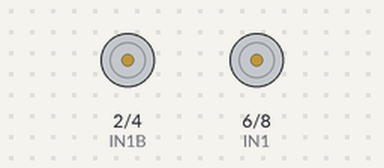
Bench run of a sketch on a simulated Arduino Uno, built with avr-gcc and run on an emulated ATmega328P. Shown: motor-driver pin pairs drawn as motors (green arrow = first pin HIGH = forward, orange = second pin HIGH = backward, longer = more drive, scaled by the enable pin). At 7.9 s the program stops and its outputs stay as they are.

Above: at 0.1 s.
At 7.0 s:
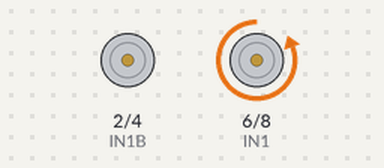
Timing chart, 0 to 9.4 s (numbered marks = the images above):
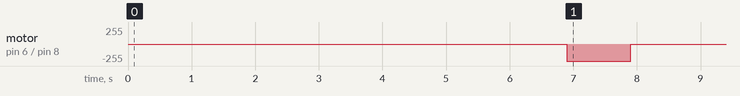

Measured:
- by itself, motor on pin 6 (IN1) / pin 8 (IN2): stopped → backward 255/255 at 6.9 s, → stopped 1.0 s later

The sketch:

shooting.ino
```cpp
//declaring variables
int EN = 10;
int IN1 = 6;
int IN2 = 8;
int IN1B = 2;
int IN2B = 4;
int ENB = 11;

//declaring input output modes
void setup() {
  pinMode(IN1, OUTPUT);
  pinMode(IN2, OUTPUT);
  pinMode(EN, OUTPUT);
  pinMode(IN1B, OUTPUT);
  pinMode(IN2B, OUTPUT);
  pinMode(ENB, OUTPUT);
}
void loop() {
  delay(1000); // wait 1 sec
  digitalWrite(IN1,HIGH);
  digitalWrite(IN2,LOW);
  digitalWrite(EN,HIGH); // go forwards
  delay(4900); // wait 4.9 sec
  digitalWrite(EN,LOW);
  digitalWrite(IN1,LOW);
  digitalWrite(IN2,HIGH);
  delay(1000);// stop motor 1 and wait one sec
  digitalWrite(IN1B,HIGH);
  digitalWrite(IN2B,LOW);
  digitalWrite(ENB,HIGH); // start motor 2
  delay(1000); // wait 1 sec
  digitalWrite(IN1B,HIGH);
  digitalWrite(IN2B,LOW);
  digitalWrite(ENB,LOW);  // stop motor 2
  while(1)
  { // stop forever so that it doesn’t loop
   }
}
```
